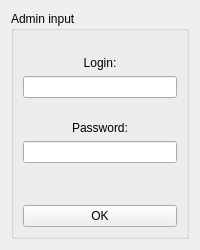
<?xml version="1.0" encoding="UTF-8"?>
<ui version="4.0">
 <class>LoginWindow</class>
 <widget class="QWidget" name="LoginWindow">
  <property name="geometry">
   <rect>
    <x>0</x>
    <y>0</y>
    <width>200</width>
    <height>250</height>
   </rect>
  </property>
  <property name="minimumSize">
   <size>
    <width>150</width>
    <height>200</height>
   </size>
  </property>
  <property name="maximumSize">
   <size>
    <width>200</width>
    <height>250</height>
   </size>
  </property>
  <property name="windowTitle">
   <string>Form</string>
  </property>
  <layout class="QVBoxLayout" name="verticalLayout">
   <item>
    <widget class="QGroupBox" name="grpUserInput">
     <property name="title">
      <string>Admin input</string>
     </property>
     <layout class="QVBoxLayout" name="verticalLayout_2">
      <item>
       <widget class="QLabel" name="lbLogin">
        <property name="text">
         <string>Login:</string>
        </property>
        <property name="alignment">
         <set>Qt::AlignBottom|Qt::AlignHCenter</set>
        </property>
       </widget>
      </item>
      <item>
       <widget class="QLineEdit" name="lneLogin"/>
      </item>
      <item>
       <widget class="QLabel" name="lbPassword">
        <property name="text">
         <string>Password:</string>
        </property>
        <property name="alignment">
         <set>Qt::AlignBottom|Qt::AlignHCenter</set>
        </property>
       </widget>
      </item>
      <item>
       <widget class="QLineEdit" name="lnePassword">
        <property name="echoMode">
         <enum>QLineEdit::Password</enum>
        </property>
       </widget>
      </item>
      <item>
       <widget class="QLabel" name="lbError">
        <property name="text">
         <string/>
        </property>
        <property name="alignment">
         <set>Qt::AlignCenter</set>
        </property>
       </widget>
      </item>
      <item>
       <widget class="QPushButton" name="btnOK">
        <property name="text">
         <string>OK</string>
        </property>
       </widget>
      </item>
     </layout>
    </widget>
   </item>
  </layout>
 </widget>
 <resources/>
 <connections>
  <connection>
   <sender>btnOK</sender>
   <signal>clicked()</signal>
   <receiver>LoginWindow</receiver>
   <slot>LogIn()</slot>
   <hints>
    <hint type="sourcelabel">
     <x>93</x>
     <y>215</y>
    </hint>
    <hint type="destinationlabel">
     <x>149</x>
     <y>243</y>
    </hint>
   </hints>
  </connection>
 </connections>
 <slots>
  <slot>LogIn()</slot>
 </slots>
</ui>
